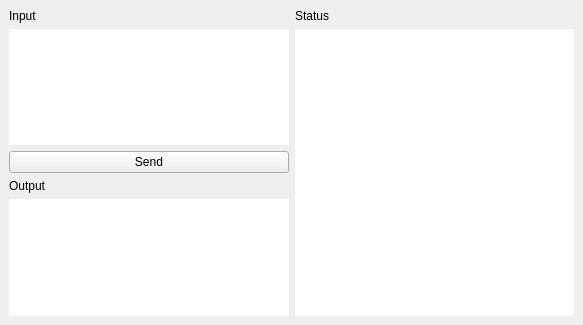
<?xml version="1.0" encoding="UTF-8"?>
<ui version="4.0">
 <class>MainWindow</class>
 <widget class="QMainWindow" name="MainWindow">
  <property name="geometry">
   <rect>
    <x>0</x>
    <y>0</y>
    <width>583</width>
    <height>325</height>
   </rect>
  </property>
  <property name="minimumSize">
   <size>
    <width>0</width>
    <height>0</height>
   </size>
  </property>
  <property name="maximumSize">
   <size>
    <width>16777215</width>
    <height>16777215</height>
   </size>
  </property>
  <property name="windowTitle">
   <string>CRC</string>
  </property>
  <widget class="QWidget" name="centralwidget">
   <layout class="QGridLayout" name="gridLayout">
    <item row="1" column="2" rowspan="4">
     <widget class="QTextEdit" name="status">
      <property name="frameShape">
       <enum>QFrame::NoFrame</enum>
      </property>
      <property name="textInteractionFlags">
       <set>Qt::TextSelectableByMouse</set>
      </property>
     </widget>
    </item>
    <item row="3" column="1">
     <widget class="QLabel" name="label_2">
      <property name="text">
       <string>Output</string>
      </property>
     </widget>
    </item>
    <item row="4" column="1">
     <widget class="QTextEdit" name="out">
      <property name="frameShape">
       <enum>QFrame::NoFrame</enum>
      </property>
      <property name="textInteractionFlags">
       <set>Qt::TextSelectableByMouse</set>
      </property>
     </widget>
    </item>
    <item row="1" column="1">
     <widget class="QTextEdit" name="input">
      <property name="frameShape">
       <enum>QFrame::NoFrame</enum>
      </property>
     </widget>
    </item>
    <item row="0" column="2">
     <widget class="QLabel" name="label_3">
      <property name="text">
       <string>Status</string>
      </property>
     </widget>
    </item>
    <item row="0" column="1">
     <widget class="QLabel" name="label">
      <property name="text">
       <string>Input</string>
      </property>
     </widget>
    </item>
    <item row="2" column="1">
     <widget class="QPushButton" name="send">
      <property name="sizePolicy">
       <sizepolicy hsizetype="Minimum" vsizetype="Fixed">
        <horstretch>0</horstretch>
        <verstretch>0</verstretch>
       </sizepolicy>
      </property>
      <property name="text">
       <string>Send</string>
      </property>
     </widget>
    </item>
   </layout>
  </widget>
 </widget>
 <resources/>
 <connections/>
</ui>
